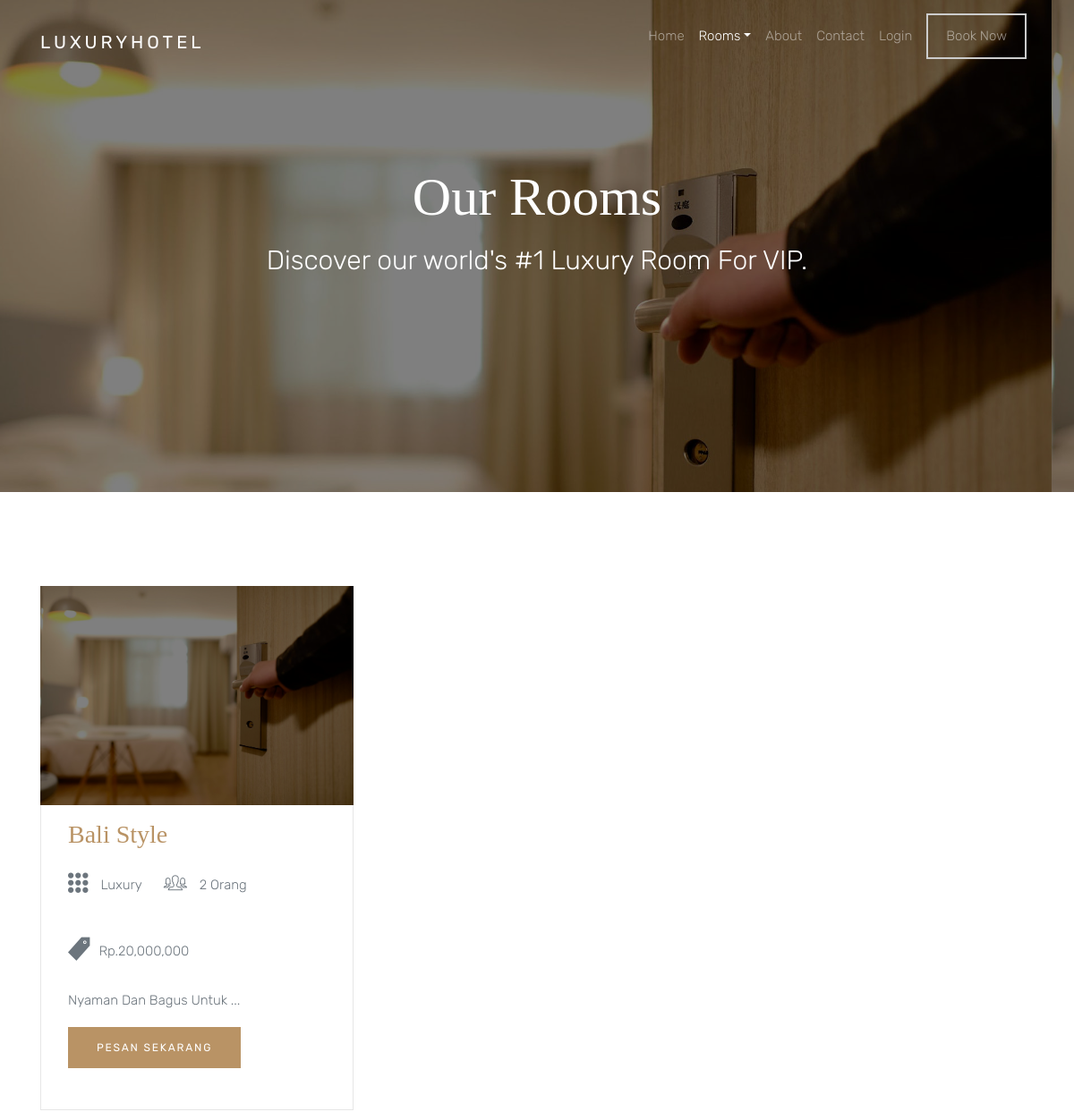
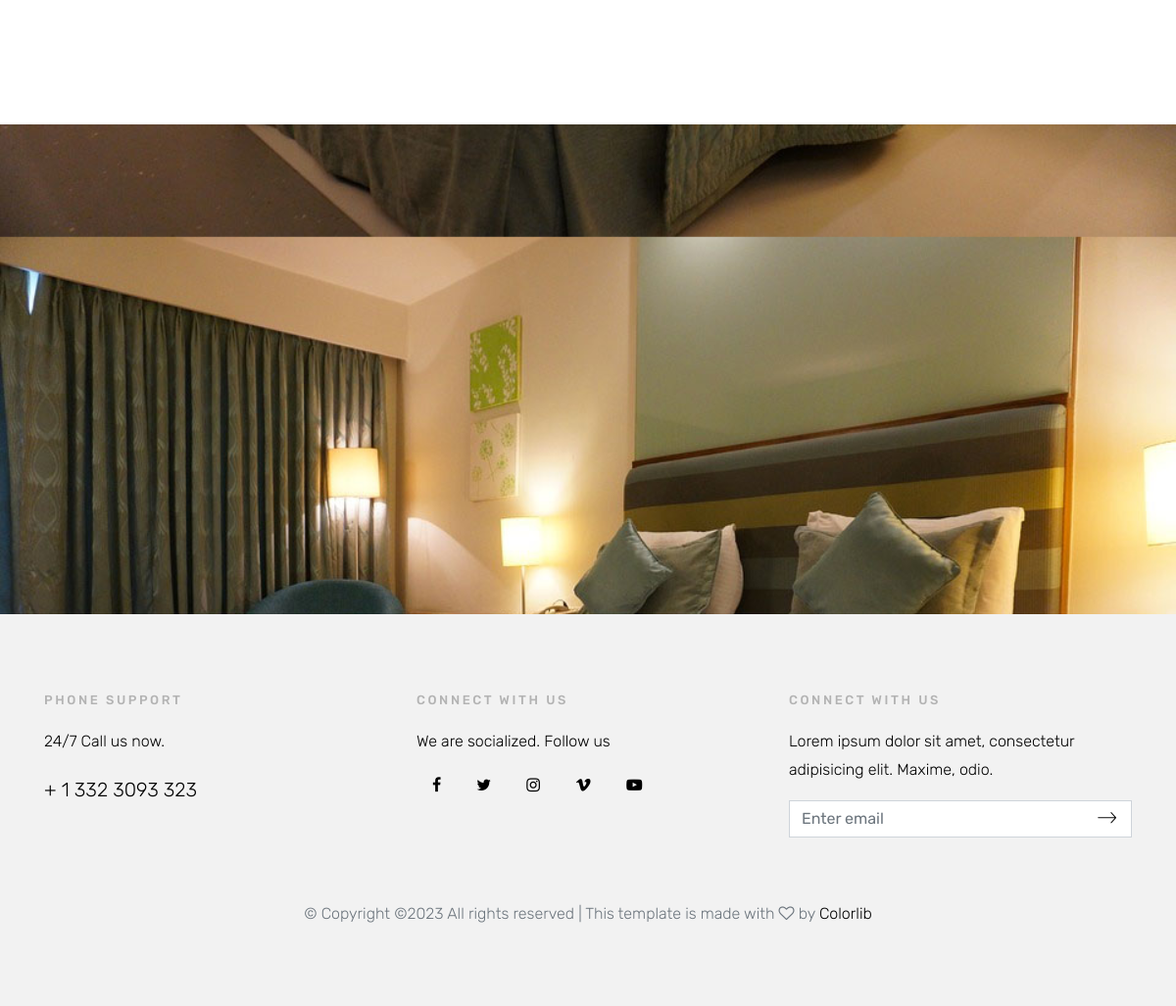
The page /luxury.php on the database its author committed (2 pictures, top to bottom).
### tables this page shows
CREATE TABLE `data_kamar` (
  `id` int(11) NOT NULL,
  `nama_kamar` varchar(50) NOT NULL,
  `gambar_kamar` varchar(255) NOT NULL,
  `tipe_kamar` varchar(20) NOT NULL,
  `jumlah_orang` varchar(20) NOT NULL,
  `deskripsi` text NOT NULL,
  `harga` varchar(50) NOT NULL
);

### luxury.php (the view, shortened to what this page needs)
<?php
include("tmp/header.php");
include("tmp/navbar.php");
require('function.php')
?>
<section class="site-hero site-hero-innerpage overlay" data-stellar-background-ratio="0.5" style="background-image: url(Assets/images/big_image_1.jpg);">
    <div class="container">
        <div class="row align-items-center site-hero-inner justify-content-center">
            <div class="col-md-12 text-center">
                <div class="mb-5 element-animate">
                    <h1>Our Rooms</h1>
                    <p>Discover our world's #1 Luxury Room For VIP.</p>
                </div>
            </div>
        </div>
    </div>
</section>
<section class="site-section">
    <div class="container">
        <div class="row">
            <?php $loop = mysqli_query($koneksi, "select * from data_kamar where tipe_kamar = 'luxury'");
            while ($a = mysqli_fetch_array($loop)) { ?>
                <div class="col-md-4 mb-4">
                    <div class="media d-block room mb-0">
                        <figure>
                            <img src="Assets/gambarKamar/<?= $a['gambar_kamar'] ?>" alt="Generic placeholder image" class="img-fluid">
                        </figure>
                        <div class="media-body">
                            <h3 class="mt-0"><a href="#"><?= $a['nama_kamar'] ?></a></h3>
                            <ul class="room-specs">
                                <li><span class="ion-ios-keypad"></span> <?= $a['tipe_kamar'] ?></li>
                                <li><span class="ion-ios-people-outline"></span> <?= $a['jumlah_orang'] ?></li>
                                <li><span class="ion-ios-pricetag"></span>Rp.<?= number_format($a['harga']) ?></li>
                            </ul>
                            <p><?= $a['deskripsi'] ?></p>
                            <p><a href="#" class="btn btn-primary btn-sm">Pesan Sekarang</a></p>
                        </div>
                    </div>
                </div>
            <?php } ?>
        </div>
    </div>
</section>
<section class="section-cover" data-stellar-background-ratio="0.5" style="background-image: url(Assets/images/img_5.jpg);">
    <div class="container">
        <div class="row justify-content-center align-items-center intro">
        </div>
    </div>
</section>
<?php include("tmp/footer.php") ?>

### Assets/css/style.css (style rules this page uses)
body { background: #fff; font-family: "Rubik", arial, sans-serif; font-weight: 300; font-size: 15px; line-height: 1.8; color: #6c757d; }
a { -webkit-transition: .3s all ease; -o-transition: .3s all ease; transition: .3s all ease; text-decoration: none; }
h1, h2, h3, h4, h5 { color: #000; font-family: "Playfair Display", times, serif; }
.site-hero { background-size: cover; background-position: center center; min-height: 750px; height: 100vh; }
.site-hero > .container { position: relative; z-index: 2; }
.site-hero.overlay { position: relative; }
.site-hero.overlay:before { content: ""; background: rgba(0, 0, 0, 0.5); width: 100%; z-index: 1; position: absolute; top: 0; left: 0; right: 0; bottom: 0; }
.site-hero.overlay h1, .site-hero.overlay p { color: #fff; }
.site-hero.overlay h1 { font-size: 60px; }
.site-hero.overlay p { font-size: 30px; }
.site-hero .site-hero-inner { min-height: 750px; height: 100vh; }
.room { background: #fff; margin-bottom: 30px; }
.room figure { position: relative; float: left; overflow: hidden; }
.room figure:after { position: absolute; top: 0; left: 0; right: 0; bottom: 0; background: #000; opacity: .5; content: ""; }
.room .media-body { padding: 30px; border: 1px solid #e6e6e6; border-top: none; }
.room .media-body .room-specs { margin: 0; padding: 0; }
.room .media-body .room-specs li { display: inline-block; list-style: none; margin: 0; padding: 0 20px 20px 0; }
.room .media-body .room-specs li span { font-size: 30px; position: relative; top: 4px; margin-right: 10px; }
.site-hero-innerpage, .site-hero-innerpage .site-hero-inner { min-height: 550px; height: 50vh; }
.site-section { padding: 7em 0; }
.section-cover { background-size: cover; position: relative; background-position: top left; }
.section-cover, .section-cover .intro { height: 500px; }
.btn, .form-control { outline: none; -webkit-box-shadow: none !important; box-shadow: none !important; border-radius: 0; }
.btn { -webkit-transition: .3s all ease; -o-transition: .3s all ease; transition: .3s all ease; padding: 12px 30px; text-transform: uppercase; letter-spacing: .15em; }
.btn.btn-primary { color: #fff; border-width: 2px; }
.btn.btn-sm { font-size: 12px; }
.element-animate { opacity: 0; visibility: hidden; }

### rows shown on the page
data_kamar: gambar_kamar (picture), nama_kamar "Bali Style", tipe_kamar "Luxury", jumlah_orang "2 Orang", harga "20,000,000", deskripsi "Nyaman Dan Bagus Untuk ..."
